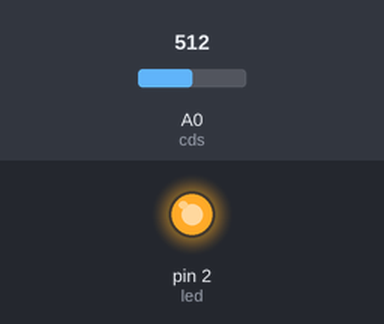
The sketch below on a simulated Arduino Uno, built with avr-gcc and run on an emulated ATmega328P. On the bench: output pins drawn as LEDs (lit = HIGH). The inputs (shaded band) are chosen by the test bench; at power-on: A0 (cds) = 512.

Above: at 1.2 s.
1.3 s: A0 (cds) set to 528
At 2.1 s:
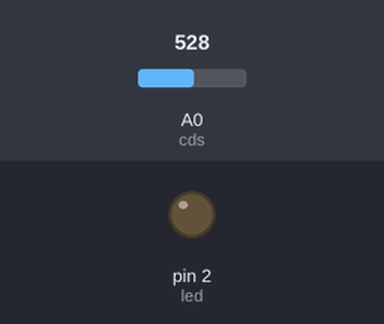
2.8 s: A0 (cds) set to 511
At 3.3 s:
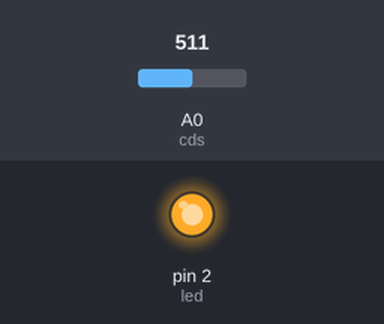
4.3 s: A0 (cds) set to 716
At 5.6 s:
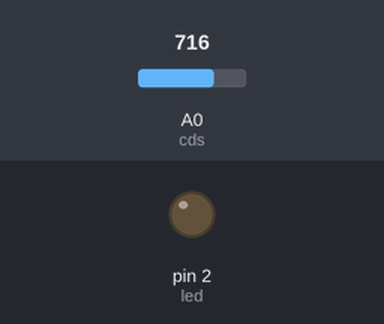
Timing chart, 0 to 7.3 s (numbered marks = the images above; inputs shaded):
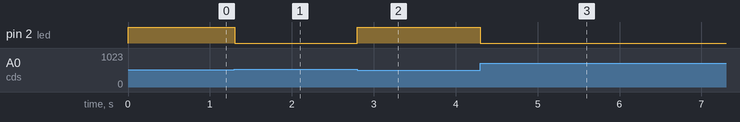

The sketch:

I304.ino
```cpp
const int cds=0;
const int led=2;
int val;
float volts;
void setup()
{
  pinMode(led,OUTPUT);
  digitalWrite(led,LOW);
}
void loop()
{
  val=analogRead(cds);
  if(val>512)
     digitalWrite(led,LOW);
  else
     digitalWrite(led,HIGH);
}
```

Measured:
- the behaviour switches between 512 and 513 on A0 (cds) (found by bisection; images 0 and 1)
- after the input at 1.3 s, pin 2 (led): HIGH → LOW at once
- after the input at 2.8 s, pin 2 (led): LOW → HIGH at once
- after the input at 4.3 s, pin 2 (led): HIGH → LOW at once
